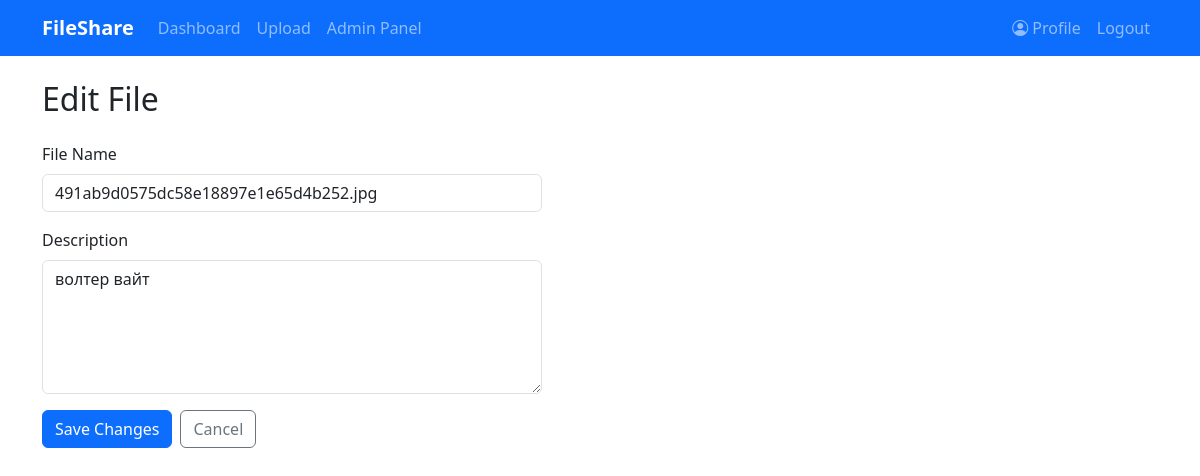
Page /file/1/edit (signed in) on the committed database.
### project.py (models this page shows)
class File(db.Model):
    id = db.Column(db.Integer, primary_key=True)
    original_name = db.Column(db.String(255), nullable=False)
    storage_name = db.Column(db.String(36), nullable=False)  # UUID
    upload_date = db.Column(db.DateTime, default=datetime.utcnow)
    description = db.Column(db.Text)
    size = db.Column(db.Integer)
    md5_hash = db.Column(db.String(32))
    user_id = db.Column(db.Integer, db.ForeignKey('user.id'), nullable=False)
    download_links = db.relationship('DownloadLink', backref='file', lazy=True)

### project.py (the view)
@app.route('/file/<int:file_id>/edit', methods=['GET', 'POST'])
@login_required
def edit_file(file_id):
    file = File.query.get_or_404(file_id)
    if file.user_id != current_user.id and current_user.role != 'admin':
        abort(403)
    form = FileEditForm(obj=file)
    if form.validate_on_submit():
        file.description = form.description.data
        db.session.commit()
        flash('File updated successfully!', 'success')
        return redirect(url_for('view_file', file_id=file.id))
    return render_template('edit_file.html', file=file, form=form)

### project.py
class FileEditForm(FlaskForm):
    description = TextAreaField('Description')
    submit = SubmitField('Update')

### project.py (called while the page is built, shortened)
@app.context_processor
def inject_datetime():
    return {'datetime': datetime}

@login_manager.user_loader
def load_user(user_id):
    return User.query.get(int(user_id))

@app.before_request
def create_tables():
    db.create_all()

### templates/edit_file.html (shortened to what this page needs)
{% extends "base.html" %}
{% block content %}
<div class="form-container">
    <h2 class="mb-4">Edit File</h2>
    <form method="POST" action="{{ url_for('edit_file', file_id=file.id) }}">
        <div class="mb-3">
            <label class="form-label">File Name</label>
            <input type="text" class="form-control" value="{{ file.original_name }}" readonly>
        </div>
        <div class="mb-3">
            {{ form.description.label(class="form-label") }}
            {{ form.description(class="form-control", rows=5) }}
        </div>
        <div class="d-flex gap-2">
            <button type="submit" class="btn btn-primary">Save Changes</button>
            <a href="{{ url_for('view_file', file_id=file.id) }}" class="btn btn-outline-secondary">Cancel</a>
        </div>
    </form>
</div>
{% endblock %}

### templates/base.html (style rules this page uses)
.form-container { max-width: 500px; }

### rows in the picture
File: original_name "491ab9d0575dc58e18897e1e65d4b252.jpg", description "волтер вайт"
